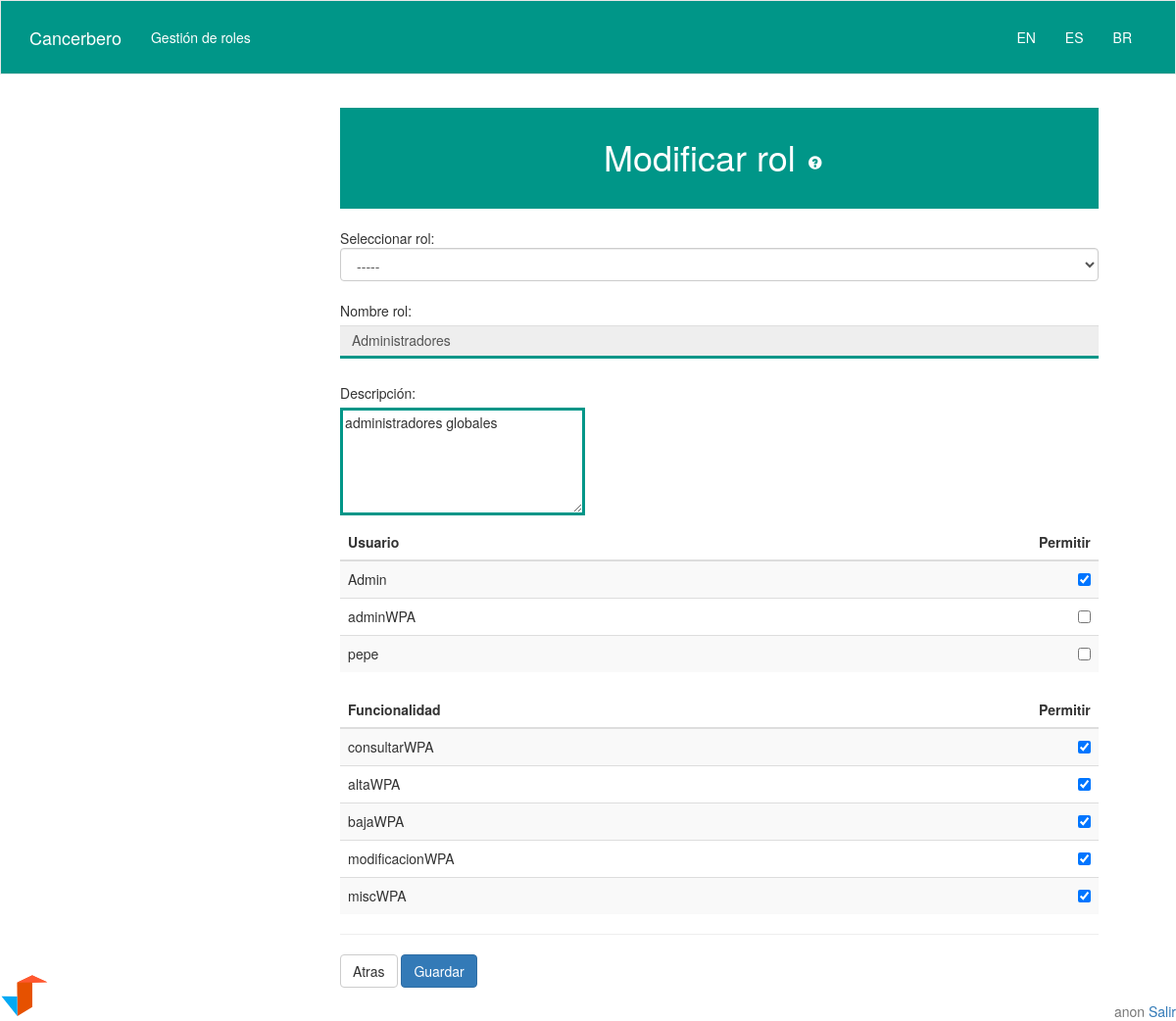
Page /GestionRoles/ModificarRol.php?id=5 on the committed database.
### tables this page shows
CREATE TABLE IF NOT EXISTS `Rol` (
`rol_id` int(11) NOT NULL,
  `rol_name` varchar(64) NOT NULL,
  `rol_desc` varchar(64) NOT NULL
);

CREATE TABLE IF NOT EXISTS `Usuario` (
`user_id` int(11) NOT NULL,
  `user_name` varchar(64) NOT NULL,
  `user_pass` varchar(64) NOT NULL,
  `user_desc` varchar(64) NOT NULL,
  `user_email` varchar(64) NOT NULL
);

CREATE TABLE IF NOT EXISTS `Funcionalidad` (
`fun_id` int(11) NOT NULL,
  `fun_name` varchar(64) NOT NULL,
  `fun_desc` varchar(64) NOT NULL
);

### php/DBManager.php (called while the page is built, shortened)
<?php
class DBManager {
  private static $man = null;
  public static function getInstance(){
    if(isset(DBManager::$man)){
      return DBManager::$man;
    }else{
      DBManager::$man = new DBManager;
      return DBManager::$man;
    }
  }
  public function connect(){
    if(isset($this->db)){
      return true;
    }else{
      $this->db = new mysqli('localhost','AdminGSTR','AdminPass','GSTRDB');
      return true;
    }
  }
  private function doQuery($query){
    $result = $this->db->query($query);
    return $result;
  }
  public function getDatosRol($busca_id){
    $toQuery = "select rol_name, rol_desc from Rol where rol_id = $busca_id";
    $result = $this->doQuery($toQuery);
    return $result->fetch_assoc();
  }
  public function getMinIDRol(){
    $toQuery = "select rol_id from Rol";
    $result = $this->doQuery($toQuery);
    return $result->fetch_assoc();
  }
}
?>

### views/getIdioma.php (called while the page is built, shortened)
<?php
function getIdioma(){
return $Idioma;
}
?>

### GestionRoles/ModificarRol.php (the view, shortened to what this page needs)
<?php include("../views/header.php");
?>
<div id="contenido" class="container">
	<div class="row">
<?php include("../views/lateral.php");
?>
	<?php
		require_once("../php/DBManager.php");
		$man = DBManager::getInstance();
		$man->connect();
		if(!$redirect = $man->getMinIDRol()){
			header('Location: ../views/error.php?ID=e17');
		}
		else{
			if(!isset($_GET["id"])){
				header('Location: ModificarRol.php?id=' .$redirect["rol_id"].'');
			}
			else{
				echo '<div class="col-md-9 col-sm-12">';
				echo '<form action="../php/GestionRoles/process_modificarRol.php?="'.$_GET["id"].' method="post" '.'id="formulario">';
				require_once("../views/renderTable.php");
				require_once("../views/renderCombobox.php");
				$table_maker = new RenderTable;
				echo "<h1>";
				echo $Idioma['Modificar rol'];
				echo '</h1>';
				echo '<br/>'.$Idioma['Seleccione rol'].':';
				$datos = $man->getDatosRol($_GET["id"]);
				echo '<br/>'.$Idioma['Nombre rol'].':<input class="form-control" type=text value="' .$datos["rol_name"].'"'. ' name="nombre" readonly><br>';
				echo $Idioma['Descripcion'].':<br/><textarea rows="5" cols="30" name="desc">' .$datos["rol_desc"].''. '</textarea><br>';
				$table_maker->tableUserByRol($datos["rol_name"]);
				echo '<hr/>';
				echo '<a class="btn btn-default" onclick="location.href=\'GestionRoles.php\'">' .$Idioma['Atras'].' </a>';
				echo ' <input type="button" class="btn btn-default btn-primary" data-toggle="modal" data-target="#myModal"  value="' .$Idioma['Guardar'].'" class="continuar"/>';
				echo '</form>';
				echo '</div>';
			}
		}
	?>
</div>
<?php include("../views/popup.php");?>
<div class="footer logo1"></div>
<?php include("../views/footer.php");
?>

### views/renderTable.php (shortened to what this page needs)
<?php
 require_once("../php/DBManager.php");
 require_once("getIdioma.php");
 $Idioma = getIdioma();
 class RenderTable {
   public function renderTable(){
     $this->man = DBManager::getInstance();
     $this->man->connect();
   }
   private function echoInit($nameTable){
     global $Idioma;
     echo  '<table class="table table-striped">';
     echo  '<thead><tr><th>'.$Idioma[$nameTable] .'</th><th class="text-right">'.$Idioma['permitir'].'</th></tr></thead>';
     echo  '<tbody>';
   }
   private function echoFin(){
     echo '</tbody>';
     echo '</table>';
   }
   private function echoline($name){
     echo "<tr><td>".$name."</td><td class='text-right' ><input type='checkbox' name='".$name."'/></td></tr>";
   }
   private function echoMarkedLine($name){
     echo "<tr><td>".$name."</td><td class='text-right' ><input type='checkbox' checked name='".$name."'/></td></tr>";
   }
   private function complexTable($all,$relation){
     foreach ($all as $allItem) {
       $marked = false;
       if(is_array($relation)){
         foreach ($relation as $itemRelation) {
           if(reset($itemRelation)==reset($allItem)){
             $marked = true;
           }
         }
       }
       if($marked){
         $this->echoMarkedLine(reset($allItem));
       }else{
         $this->echoline(reset($allItem));
       }
     }
   }
  public function tableUserByRol($rol){
    $relations = $this->man->listUsersByRol($rol);
    $all = $this->man->listUsers();
    $this->echoInit("Usuario");
    $this->complexTable($all,$relations);
    $this->echoFin();
  }
}

### css/gstr.css (style rules this page uses)
html , body { #background-image: url("../media/ft2.png") !important; #background-color: #e5e5e5; }
form input[type=text] , form input[type=password] { border-radius: 0px; border:0px; border-bottom:3px #009688 solid; box-shadow:0px; margin-top:5px; margin-bottom:5px; }
textarea { border-radius: 0px; border: 3px #009688 solid; margin-top:5px; margin-bottom:5px; }
.row { margin:3%; }
h1 { text-align : center; padding:30px; background-color: #009688; color:white; margin-bottom: 0px; margin-top: 0px; }
table, tr { border-color:white; background-color: rgba(255,255,255,0.5); }
.logo1 { background-image: url("../media/logo1.svg"); background-repeat: no-repeat; width:50px; height: 50px; }
.footer { position: fixed; bottom: 0px; left: 0px; }

### rows in the picture
rol: nombre "Administradores", desc "administradores globales"
usuario: name "Admin"
usuario: name "adminWPA"
usuario: name "pepe"
funcionalidad: name "consultarWPA"
funcionalidad: name "altaWPA"
funcionalidad: name "bajaWPA"
funcionalidad: name "modificacionWPA"
funcionalidad: name "miscWPA"

### other values in the picture
$Idioma[$nombre] "Gestión de roles"
$Idioma['Modificar rol'] "Modificar rol"
$Idioma['Seleccione rol'] "Seleccionar rol"
$Idioma['Nombre rol'] "Nombre rol"
$Idioma['Descripcion'] "Descripción"
$Idioma[$nameTable] "Usuario Funcionalidad"
$Idioma['permitir'] "Permitir Permitir"
$Idioma['Atras'] "Atras"
$Idioma['salir'] "Salir"
